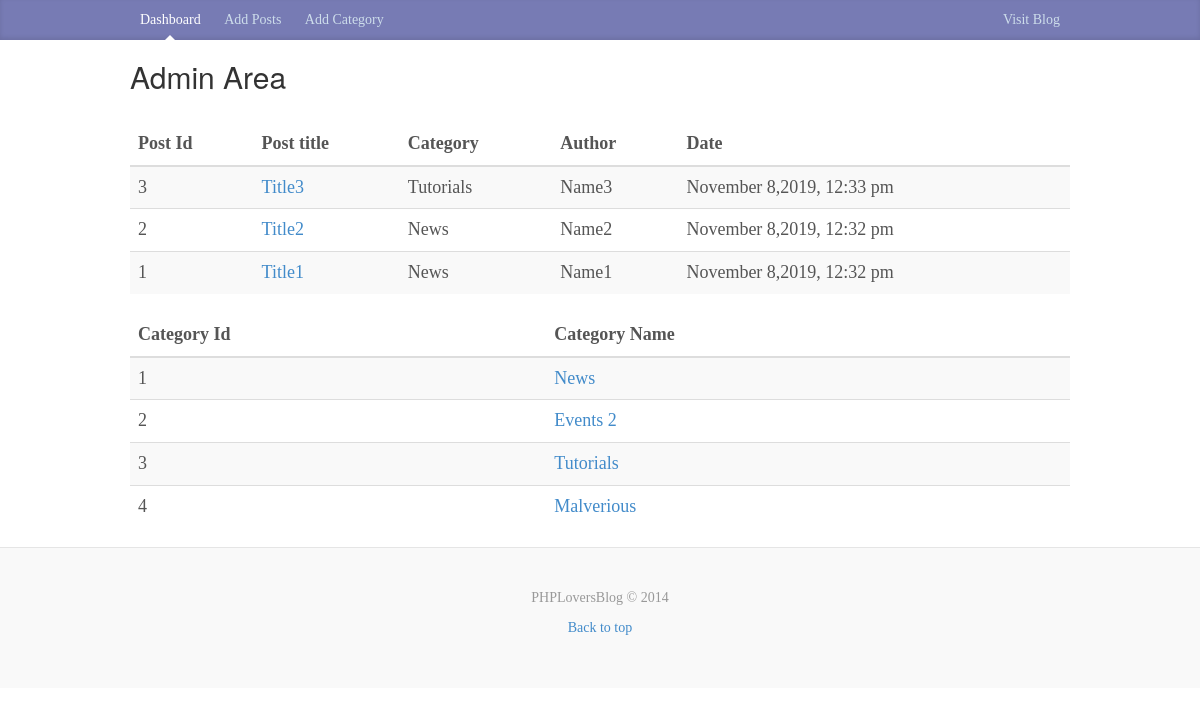
The app's page /admin/index.php with its own data.
### tables this page shows
CREATE TABLE `posts` (
  `id` int(11) NOT NULL,
  `category` int(11) NOT NULL,
  `title` varchar(255) NOT NULL,
  `body` text NOT NULL,
  `author` varchar(255) NOT NULL,
  `tags` varchar(255) NOT NULL,
  `date` timestamp NOT NULL DEFAULT CURRENT_TIMESTAMP
);

CREATE TABLE `categories` (
  `id` int(11) NOT NULL,
  `name` varchar(255) NOT NULL
);

### libraries/Database.php (called while the page is built, shortened)
<?php
class Database
{
    public $host= DB_HOST;
    public $username= DB_USER;
    public $password= DB_PASS;
    public $db_name= DB_NAME;
    public $link;
private function connect()
{
    $this->link=new mysqli($this->host, $this->username, $this->password, $this->db_name);
}
 public function select($sql)
 {
     $result=$this->link->query($sql) or die($this->link->error._LINE_);
        if($result->num_rows>0)
        {
            return $result;
        }
        else
        {
            return false;
        }
 }
}

### helpers/format_helper.php (called while the page is built, shortened)
<?php
function formatDate($date)
{
    return date('F j,Y, g:i a',strtotime($date));
}

### admin/index.php (the view)
<?php include("includes/header.php"); ?>
<?php
$db= new Database;
$sql="SELECT posts.*, categories.name
FROM posts
INNER JOIN categories
ON posts.category=categories.id
ORDER BY posts.id DESC";
$posts=$db->select($sql);
$sql2="SELECT * FROM categories";
$categories=$db->select($sql2);
?>
<table class="table table-striped">
  <thead>
    <tr>
      <th scope="col">Post Id</th>
      <th scope="col">Post title</th>
      <th scope="col">Category</th>
      <th scope="col">Author</th>
      <th scope="col">Date</th>
    </tr>
  </thead>
  <tbody>
    <?php while($row=$posts->fetch_assoc()): ?>
    <tr>
      <td><?=$row['id']; ?></td>
      <td><a href="edit_post.php?id=<?=$row['id']; ?>"><?=$row['title']; ?></a></td>
      <td><?=$row['name']; ?></td>
      <td><?=$row['author']; ?></td>
      <td><?=formatDate($row['date']); ?></td>
    </tr>
    <?php endwhile; ?>
  </tbody>
</table>
<table class="table table-striped">
  <thead>
    <tr>
      <th scope="col">Category Id</th>
      <th scope="col">Category Name</th>
    </tr>
  </thead>
  <tbody>
  <?php while($row=$categories->fetch_assoc()): ?>
    <tr>
      <td><?=$row['id']; ?></td>
      <td><a href="edit_category.php?id=<?=$row['id'];?>"><?=$row['name']; ?></a></td>
    </tr>
    <?php endwhile; ?>
  </tbody>
</table>
  <?php include("includes/footer.php"); ?>

### css/custom.css (style rules this page uses)
body { font-family: Georgia, "Times New Roman", Times, serif; color: #555; }

### records on screen
posts: id "3", title "Title3", categories.name "Tutorials", author "Name3", date "November 8,2019, 12:33 pm"
posts: id "2", title "Title2", categories.name "News", author "Name2", date "November 8,2019, 12:32 pm"
posts: id "1", title "Title1", categories.name "News", author "Name1", date "November 8,2019, 12:32 pm"
categories: id "1", name "News"
categories: id "2", name "Events 2"
categories: id "3", name "Tutorials"
categories: id "4", name "Malverious"
